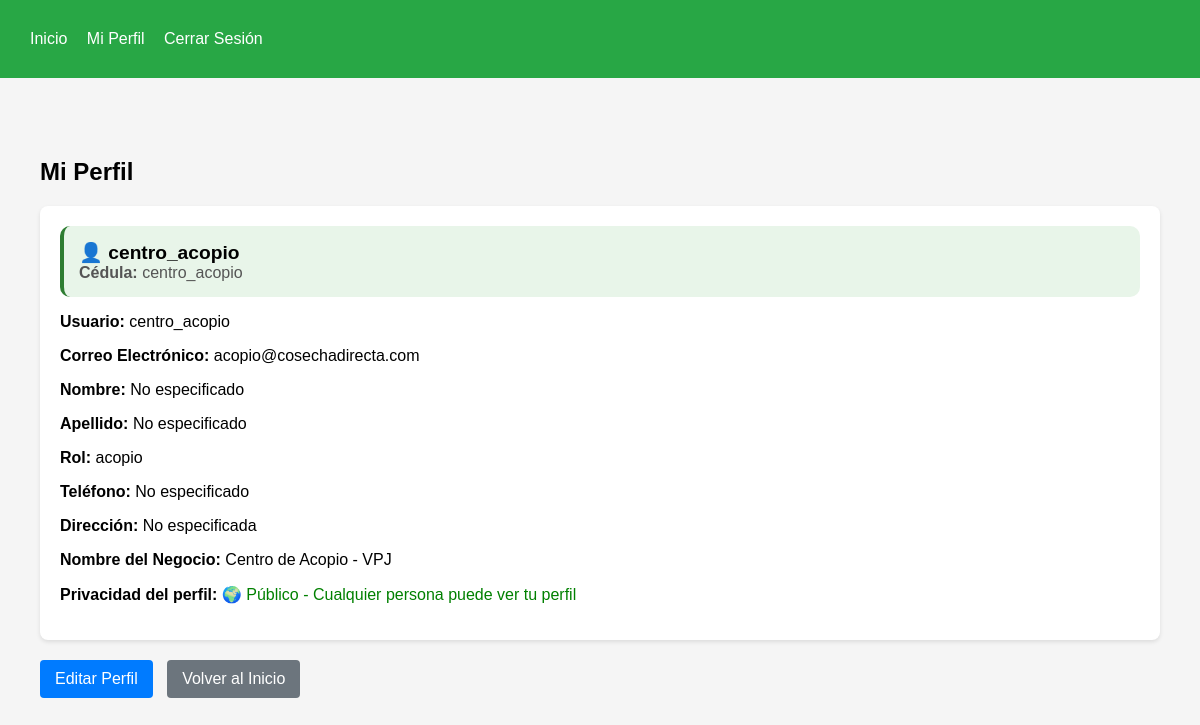
The page /users/perfil/ (signed in) on the database its author committed.
### apps/users/models.py (models this page shows, shortened)
class User(AbstractUser):
    ROLES = (
        ('productor', 'Productor'),
        ('consumidor', 'Consumidor'),
        ('suplidor', 'Suplidor'),
        ('regulador', 'Regulador'),
        ('acopio', 'Centro de Acopio'),
    )
    NIVELES_REPUTACION = (
        ('excelente', '🌟 Excelente - Productor ejemplar'),
        ('bueno', '👍 Bueno - Cumple con lo pactado'),
        ('regular', '⚠️ Regular - Presenta quejas ocasionales'),
        ('malo', '👎 Malo - Múltiples quejas justificadas'),
        ('critico', '🚨 Crítico - Riesgo para consumidores'),
    )
    role = models.CharField(
        max_length=20,
        choices=ROLES,
        default='consumidor',
        help_text="Rol del usuario en el sistema VPJ"
    )
    phone = models.CharField(
        max_length=15,
        blank=True,
        null=True,
        help_text="Número de teléfono del usuario"
    )
    address = models.TextField(
        blank=True,
        null=True,
        help_text="Dirección física del usuario o negocio"
    )
    business_name = models.CharField(
        max_length=100,
        blank=True,
        null=True,
        help_text="Nombre del negocio o finca (para productores/suplidores)"
    )
    is_approved = models.BooleanField(
        default=False,
        help_text="Indica si el productor/suplidor ha sido aprobado por ONPECO"
    )
    is_profile_public = models.BooleanField(
        default=True,
        help_text="Si es True, el perfil público es visible para todos. Si es False, solo el productor y ONPECO pueden verlo."
    )
    reputacion_actual = models.CharField(
        max_length=20,
        choices=NIVELES_REPUTACION,
        default='bueno',
        blank=True,
        null=True,
        help_text="Nivel de reputación asignado por ONPECO"
    )
    must_change_password = models.BooleanField(
        default=False,
        help_text="Indica si el usuario debe cambiar su contraseña al iniciar sesión (contraseña temporal)"
    )
    def get_full_name(self):
        if self.first_name and self.last_name:
            return f"{self.first_name} {self.last_name}"
        elif self.first_name:
            return self.first_name
        elif self.last_name:
            return self.last_name
        return self.username  # Si no tiene nombre, muestra la cédula

### apps/users/views.py (the view, shortened to what this page needs)
# urls.py: path('perfil/', views.perfil, name='perfil'),
@login_required
def perfil(request):
    user = request.user
    return render(request, 'users/perfil.html', {'user': user})

### apps/chat/context_processors.py (called while the page is built)
def chat_notifications(request):
    if request.user.is_authenticated:
        unread_count = ChatMessage.get_unread_count_for_user(request.user)
        return {
            'chat_unread_count': unread_count,
        }
    return {
        'chat_unread_count': 0,
    }

### apps/chat/models.py (called while the page is built)
    @classmethod
    def get_unread_count_for_user(cls, user):
        return cls.objects.filter(
            room__productor=user,
            is_read=False
        ).exclude(sender=user).count() + cls.objects.filter(
            room__consumidor=user,
            is_read=False
        ).exclude(sender=user).count()

### templates/users/perfil.html (shortened to what this page needs)
{% extends 'base.html' %}
{% block content %}
<div class="container">
    <h2>Mi Perfil</h2>
    <div class="card">
        <div class="card-body">
            <div style="background: #e8f5e9; padding: 15px; border-radius: 10px; margin-bottom: 15px; border-left: 4px solid #2E7D32;">
                <p style="margin: 0; font-size: 1.2rem;">
                    <strong>👤 {{ user.get_full_name }}</strong>
                </p>
                <p style="margin: 0; color: #555;">
                    <strong>Cédula:</strong> {{ user.username }}
                </p>
            </div>
            <p><strong>Usuario:</strong> {{ user.username }}</p>
            <p><strong>Correo Electrónico:</strong> {{ user.email }}</p>
            <p><strong>Nombre:</strong> {{ user.first_name|default:"No especificado" }}</p>
            <p><strong>Apellido:</strong> {{ user.last_name|default:"No especificado" }}</p>
            <p><strong>Rol:</strong>
                {% if user.role == 'regulador' %}
                    <span style="color: green; font-weight: bold;">Regulador</span>
                {% elif user.role == 'productor' %}
                    <span style="color: blue;">Productor</span>
                {% elif user.role == 'consumidor' %}
                    <span style="color: orange;">Consumidor</span>
                {% else %}
                    {{ user.role|default:"No especificado" }}
                {% endif %}
            </p>
            <p><strong>Teléfono:</strong> {{ user.phone|default:"No especificado" }}</p>
            <p><strong>Dirección:</strong> {{ user.address|default:"No especificada" }}</p>
            {% if user.business_name %}
            <p><strong>Nombre del Negocio:</strong> {{ user.business_name }}</p>
            {% endif %}
            <p><strong>Privacidad del perfil:</strong>
                {% if user.is_profile_public %}
                    <span style="color: green;">🌍 Público - Cualquier persona puede ver tu perfil</span>
                {% else %}
                    <span style="color: gray;">🔒 Privado - Solo tú y ONPECO pueden ver tu perfil</span>
                {% endif %}
            </p>
        </div>
    </div>
    <div class="mt-3">
        <a href="?editar=1" class="btn btn-primary">Editar Perfil</a>
        <a href="{% url 'inicio' %}" class="btn btn-secondary">Volver al Inicio</a>
    </div>
</div>
{% endblock %}

### templates/base.html (style rules this page uses)
body { font-family: Arial, sans-serif; margin: 0; padding: 0; background-color: #f5f5f5; }
.container { max-width: 1200px; margin: 0 auto; padding: 20px; }
.card { background: white; border-radius: 8px; box-shadow: 0 2px 4px rgba(0,0,0,0.1); padding: 20px; margin-bottom: 20px; }
.btn { display: inline-block; padding: 10px 15px; border: none; border-radius: 4px; cursor: pointer; text-decoration: none; margin-right: 10px; }
.btn-primary { background-color: #007bff; color: white; }
.btn-secondary { background-color: #6c757d; color: white; }
.mt-3 { margin-top: 15px; }

### rows shown on the page
User: get_full_name "centro_acopio", username "centro_acopio", email "acopio@cosechadirecta.com", first_name "No especificado", last_name "No especificado", role "acopio", phone "No especificado", address "No especificada", business_name "Centro de Acopio - VPJ"
